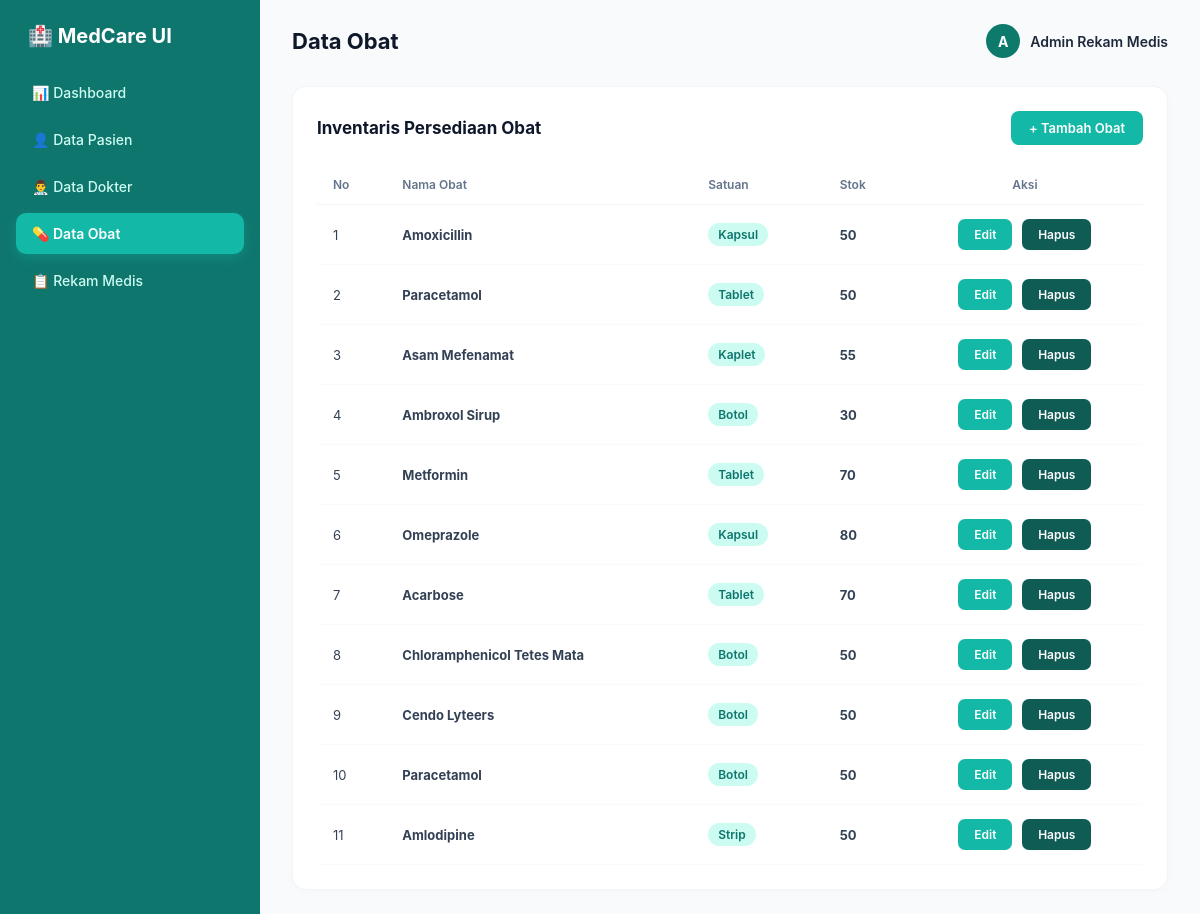
/obat.php, run on the app's committed database.
### tables this page shows
CREATE TABLE `obat` (
  `id_obat` int(11) NOT NULL,
  `nama_obat` varchar(100) NOT NULL,
  `satuan` varchar(30) NOT NULL,
  `stok` int(11) NOT NULL
);

### obat.php (the view, shortened to what this page needs)
<?php
include 'koneksi.php';
$query = mysqli_query($koneksi, "SELECT * FROM obat");
?>
<!DOCTYPE html>
<html lang="id">
<head>
    <link rel="stylesheet" href="style.css?v=5">
</head>
<body>
    <div class="sidebar">
        <div class="brand">🏥 MedCare UI</div>
        <ul class="sidebar-menu">
            <li><a href="index.php">📊 Dashboard</a></li>
            <li><a href="pasien.php">👤 Data Pasien</a></li>
            <li><a href="dokter.php">👨‍⚕️ Data Dokter</a></li>
            <li><a href="obat.php" class="active">💊 Data Obat</a></li>
            <li><a href="rekam_medis.php">📋 Rekam Medis</a></li>
        </ul>
    </div>
    <div class="main-content">
        <div class="top-nav">
            <h1>Data Obat</h1>
            <div class="user-profile">
                <div class="user-avatar">A</div>
                <span style="font-size: 14px; font-weight: 600;">Admin Rekam Medis</span>
            </div>
        </div>
        <div class="table-container">
            <div class="table-header">
                <h2>Inventaris Persediaan Obat</h2>
                <a href="tambah_obat.php" class="btn-primary">+ Tambah Obat</a>
            </div>
            <table>
                <thead>
                    <tr>
                        <th>No</th>
                        <th>Nama Obat</th>
                        <th>Satuan</th>
                        <th>Stok</th>
                        <th>Aksi</th>
                    </tr>
                </thead>
                <tbody>
                    <?php
                    $no = 1;
                    if ($query && mysqli_num_rows($query) > 0) {
                        while($d = mysqli_fetch_array($query)){
                    ?>
                    <tr>
                        <td><?php echo $no++; ?></td>
                        <td><strong><?php echo $d['nama_obat']; ?></strong></td>
                        <td><span class="badge-tag"><?php echo $d['satuan']; ?></span></td>
                        <td><strong><?php echo $d['stok']; ?></strong></td>
                        <td>
                            <a href="edit_obat.php?id=<?php echo $d['id_obat']; ?>" class="btn-edit">Edit</a>
                            <a href="hapus_obat.php?id=<?php echo $d['id_obat']; ?>" class="btn-delete" onclick="bukaModalHapus(event, this.href)">Hapus</a>
                        </td>
                    </tr>
                    <?php
                        }
                    } else {
                    ?>
                    <tr>
                        <td colspan="5" style="text-align: center; color: #a3aed0; padding: 20px;">Belum ada data obat.</td>
                    </tr>
                    <?php } ?>
                </tbody>
            </table>
        </div>
    </div>
</body>
</html>

### style.css (style rules this page uses)
* { margin: 0; padding: 0; box-sizing: border-box; font-family: 'Inter', -apple-system, BlinkMacSystemFont, 'Segoe UI', Roboto, sans-serif; }
body { background-color: #f8fafc; color: #1e293b; display: flex; min-height: 100vh; }
.sidebar { width: 260px; background: #0f766e; color: #ffffff; padding: 24px 16px; display: flex; flex-direction: column; }
.sidebar .brand { font-size: 20px; font-weight: 700; color: #ffffff; margin-bottom: 24px; display: flex; align-items: center; gap: 10px; padding: 0 12px; }
.sidebar-menu { list-style: none; }
.sidebar-menu li { margin-bottom: 6px; }
.sidebar-menu a { display: flex; align-items: center; gap: 12px; padding: 12px 16px; color: #ccfbf1; text-decoration: none; font-weight: 500; font-size: 14px; border-radius: 10px; transition: all 0.2s ease; }
.sidebar-menu a.active { background: #14b8a6; color: #ffffff; font-weight: 600; box-shadow: 0 4px 12px rgba(20, 184, 166, 0.3); }
.main-content { flex: 1; padding: 24px 32px; overflow-y: auto; }
.top-nav { display: flex; justify-content: space-between; align-items: center; margin-bottom: 28px; }
.top-nav h1 { font-size: 22px; font-weight: 700; color: #0f172a; }
.user-profile { display: flex; align-items: center; gap: 10px; }
.user-avatar { width: 34px; height: 34px; border-radius: 50%; background: #0d7a6c; color: #ffffff; display: flex; align-items: center; justify-content: center; font-weight: 700; font-size: 14px; }
.table-container, .form-card { background: #ffffff; border-radius: 14px; padding: 24px; border: 1px solid #f1f5f9; box-shadow: 0px 2px 8px rgba(0, 0, 0, 0.02); }
.table-header { display: flex; justify-content: space-between; align-items: center; margin-bottom: 20px; }
.table-header h2 { font-size: 17px; color: #0f172a; font-weight: 700; }
.btn-primary { background: #14b8a6; color: #ffffff; padding: 9px 18px; border-radius: 8px; text-decoration: none; font-weight: 600; font-size: 13px; transition: 0.2s; border: none; cursor: pointer; }
table { width: 100%; border-collapse: collapse; }
th { text-align: left; padding: 12px 16px; color: #64748b; font-size: 12px; font-weight: 600; border-bottom: 1px solid #f1f5f9; }
td { padding: 14px 16px; font-size: 13px; color: #334155; border-bottom: 1px solid #f8fafc; }
table th:last-child, table td:last-child { text-align: center; white-space: nowrap; }
.badge-tag { background: #ccfbf1; color: #0f766e; padding: 4px 10px; border-radius: 20px; font-size: 12px; font-weight: 600; display: inline-block; }
.btn-edit, .btn-delete { display: inline-block; padding: 8px 16px; border-radius: 7px; font-size: 12px; font-weight: 600; text-decoration: none; color: #ffffff !important; border: none; cursor: pointer; transition: all 0.2s ease; }
.btn-edit { background-color: #14b8a6; margin-right: 6px; }
.btn-delete { background-color: #0f5c54; }

### data on the page
obat: nama_obat "Amoxicillin", satuan "Kapsul", stok "50"
obat: nama_obat "Paracetamol", satuan "Tablet", stok "50"
obat: nama_obat "Asam Mefenamat", satuan "Kaplet", stok "55"
obat: nama_obat "Ambroxol Sirup", satuan "Botol", stok "30"
obat: nama_obat "Metformin", satuan "Tablet", stok "70"
obat: nama_obat "Omeprazole", satuan "Kapsul", stok "80"
obat: nama_obat "Acarbose", satuan "Tablet", stok "70"
obat: nama_obat "Chloramphenicol Tetes Mata", satuan "Botol", stok "50"
obat: nama_obat "Cendo Lyteers", satuan "Botol", stok "50"
obat: nama_obat "Paracetamol", satuan "Botol", stok "50"
obat: nama_obat "Amlodipine", satuan "Strip", stok "50"
